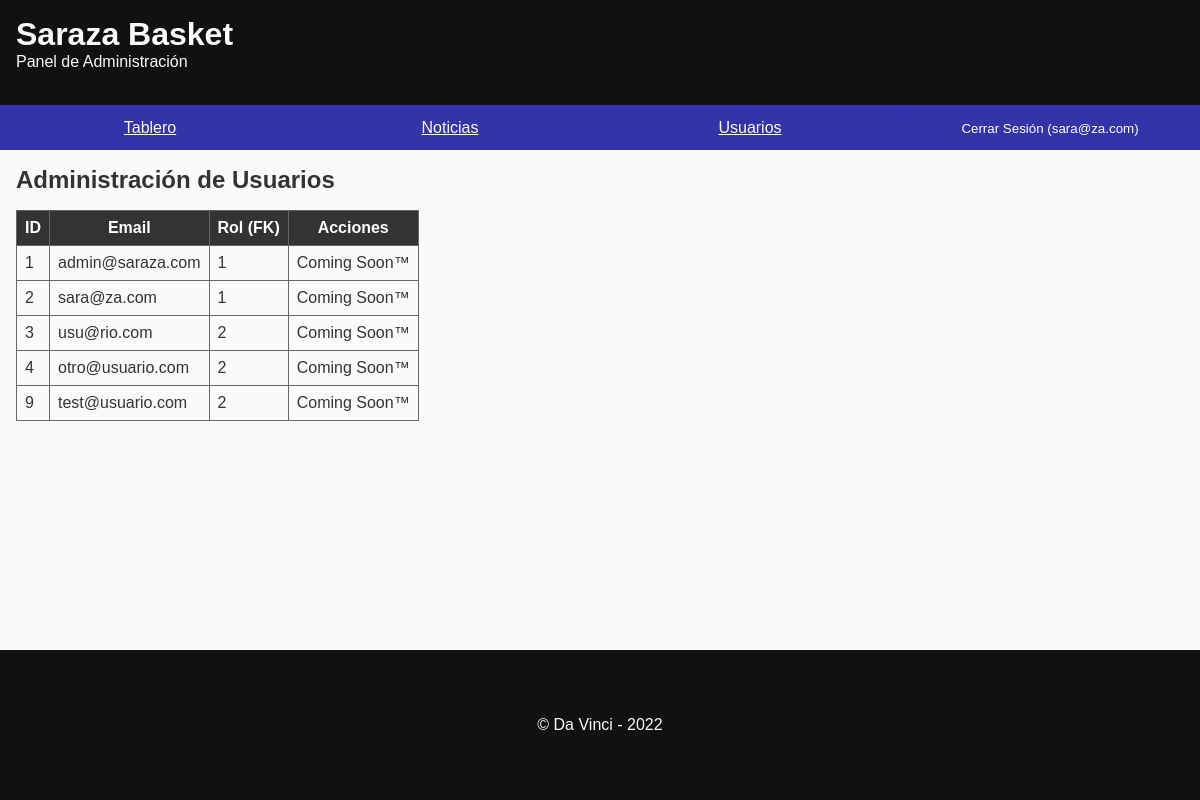
The page /admin/index.php?s=usuarios (signed in) on the database its author committed.
### tables this page shows
CREATE TABLE `usuarios` (
  `usuario_id` int(10) UNSIGNED NOT NULL,
  `rol_fk` tinyint(3) UNSIGNED NOT NULL,
  `email` varchar(255) NOT NULL,
  `password` varchar(255) NOT NULL,
  `username` varchar(60) DEFAULT NULL
);

### bootstrap/autoload.php (called while the page is built, shortened)
<?php
spl_autoload_register(function(string $className) {
	$classesDir = __DIR__ . '/..';
	$classPath = str_replace('DaVinci', 'classes', $className);
	$classPath = $classesDir . '/' . $classPath . '.php';
});

### classes/Auth/Auth.php (called while the page is built, shortened)
<?php
class Auth
{
	private ?Usuario $usuario = null;
	public function autenticado(): bool
	{
		return isset($_SESSION['usuario_id']);
	}
	public function getUsuario(): ?Usuario
	{
		if(!$this->usuario) {
			$this->usuario = (new Usuario)->traerPorId($_SESSION['usuario_id']);
		}
		return $this->usuario;
	}
}

### classes/Models/Modelo.php (called while the page is built, shortened)
<?php
class Modelo
{
	protected string $table = "";
	protected string $primaryKey = "";
	public function todo(): array
	{
		$db = DB::getConexion();
		$query = "SELECT * FROM " . $this->table;
		$stmt = $db->prepare($query);
		$stmt->execute();
		$stmt->setFetchMode(PDO::FETCH_CLASS, static::class);
		return $stmt->fetchAll();
	}
	public function traerPorId(int $id): self|null
	{
		$db = DB::getConexion();
		$query = "SELECT * FROM " . $this->table . "
				WHERE " . $this->primaryKey . " = ?";
		$stmt = $db->prepare($query);
		$stmt->execute([$id]);
		$stmt->setFetchMode(PDO::FETCH_CLASS, static::class);
		$obj = $stmt->fetch();
		return $obj;
	}
}

### classes/Models/Usuario.php (called while the page is built, shortened)
<?php
class Usuario extends Modelo
{
	private int $usuario_id;
	private int $rol_fk;
	private string $email;
	public function getUsuarioId(): int
	{
		return $this->usuario_id;
	}
	public function getRolFk(): int
	{
		return $this->rol_fk;
	}
	public function getEmail(): string
	{
		return $this->email;
	}
}

### admin/views/usuarios.php (the view, shortened to what this page needs)
<?php
$usuarios = (new Usuario)->todo();
?>
<section class="container">
	<h1 class="mb-1">Administración de Usuarios</h1>
	<table class="table">
		<thead>
			<tr>
				<th>ID</th>
				<th>Email</th>
				<th>Rol (FK)</th>
				<th>Acciones</th>
			</tr>
		</thead>
		<tbody>
			<?php
			foreach($usuarios as $usuario):
			?>
			<tr>
				<td><?= $usuario->getUsuarioId();?></td>
				<td><?= $usuario->getEmail();?></td>
				<td><?= $usuario->getRolFk();?></td>
				<td>Coming Soon&trade;</td>
			</tr>
			<?php
			endforeach;
			?>
		</tbody>
	</table>
</section>

### admin/index.php (shortened to what this page needs)
<?php
$view = $_GET['s'] ?? 'dashboard';
$auth = new Auth;
?>
<!DOCTYPE html>
<html lang="es">
<head>
    <link rel="stylesheet" href="../css/estilos.css">
</head>
<body>
    <header id="main-header">
        <p class="brand">Saraza Basket</p>
        <p>Panel de Administración</p>
    </header>
    <nav id="main-nav">
        <div class="container-fixed">
            <?php
            if($auth->autenticado()):
            ?>
            <ul>
                <li><a href="index.php?s=dashboard">Tablero</a></li>
                <li><a href="index.php?s=noticias">Noticias</a></li>
                <li><a href="index.php?s=usuarios">Usuarios</a></li>
                <li>
                    <form action="acciones/cerrar-sesion.php" method="post">
                        <button type="submit" class="button">Cerrar Sesión (<?= $auth->getUsuario()->getEmail();?>)</button>
                    </form>
                </li>
            </ul>
            <?php
            endif;
            ?>
        </div>
    </nav>
    <main class="main-content">
        <?php
        require 'views/' . $view . '.php';
        ?>
    </main>
    <footer id="main-footer">
        <p>&copy; Da Vinci - 2022</p>
    </footer>
</body>
</html>

### css/estilos.css (style rules this page uses)
:root { --bg-main: #33a; --bg-nav: #336; --bg-footer: #333; --color-alert: #c00; --msg-error-text: #900; --msg-info-bg: #00a; --msg-info-text: #aaf; --msg-success-bg: #060; --msg-success-text: #cfc; }
* { margin: 0; padding: 0; -webkit-box-sizing: border-box; -moz-box-sizing: border-box; box-sizing: border-box; }
html { height: 100%; }
body { font-family: Verdana, Arial, sans-serif; display: grid; min-height: 100%; grid-template-columns: 100%; grid-template-rows: 105px 90px 1fr 150px; }
p { margin-bottom: .75rem; }
ul { margin-bottom: 1rem; }
.container, .container-full { padding: 1rem; }
.brand { margin-bottom: 0; font-size: 2rem; font-weight: 700; }
#main-header { padding: 1em; background-color: #111; color: #fafafa; }
#main-nav { background-color: var(--bg-main); }
#main-nav ul { display: flex; flex-wrap: wrap; margin-bottom: 0; list-style: none; text-align: center; }
#main-nav ul li { width: 50%; height: 45px; line-height: 45px; }
#main-nav ul li a { display: block; color: #fafafa; }
.main-content { min-height: 100%; background-color: #fafafa; color: #333; }
#main-footer { height: 150px; background-color: #111; color: #fafafa; line-height: 150px; text-align: center; }
#main-footer p { margin-bottom: 0; }
.button { width: 100%; padding: .5rem 1rem; border: 0; border-radius: 5px; background-color: var(--bg-main); color: #fff; }
.mb-1 { margin-bottom: 1rem; }
.table { border-collapse: collapse; }
.table td, .table th { padding: .5rem; border: 1px solid #666; }
.table td { vertical-align: top; }
.table thead { background-color: #333; color: #fff; }
@media all and (min-width: 41.25em) { body { grid-template-rows: 105px 45px 1fr 150px; } }
@media all and (min-width: 41.25em) { #main-nav ul li { width: 25%; } }
@media all and (min-width: 68.75em) { .main-content, #main-content-admin, .container-fixed { max-width: 1500px; width: 100%; margin: auto; } }

### rows shown on the page
usuarios: email "sara@za.com", usuario_id "2", rol_fk "1"
usuarios: usuario_id "1", email "admin@saraza.com", rol_fk "1"
usuarios: usuario_id "3", email "usu@rio.com", rol_fk "2"
usuarios: usuario_id "4", email "otro@usuario.com", rol_fk "2"
usuarios: usuario_id "9", email "test@usuario.com", rol_fk "2"
